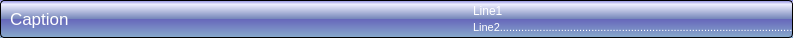
<?xml version="1.0" encoding="UTF-8"?>
<ui version="4.0">
 <class>QGradientPanel</class>
 <widget class="QWidget" name="QGradientPanel">
  <property name="geometry">
   <rect>
    <x>0</x>
    <y>0</y>
    <width>793</width>
    <height>38</height>
   </rect>
  </property>
  <property name="sizePolicy">
   <sizepolicy hsizetype="Preferred" vsizetype="Fixed">
    <horstretch>0</horstretch>
    <verstretch>0</verstretch>
   </sizepolicy>
  </property>
  <property name="windowTitle">
   <string>Form</string>
  </property>
  <property name="styleSheet">
   <string notr="true">color: white;
background-color: QLinearGradient( x1: 0, y1: 0, x2: 0, y2: 1, stop: 0 #88d, stop: 0.1 #eef, stop: 0.49 #78b, stop: 0.5 #66b, stop: 1 #8ac);
border-width: 1px;
border-color: #000;
border-style: solid;
border-radius: 4;

</string>
  </property>
  <layout class="QHBoxLayout" name="horizontalLayout_2">
   <property name="spacing">
    <number>0</number>
   </property>
   <property name="leftMargin">
    <number>10</number>
   </property>
   <property name="topMargin">
    <number>2</number>
   </property>
   <property name="rightMargin">
    <number>0</number>
   </property>
   <property name="bottomMargin">
    <number>2</number>
   </property>
   <item>
    <widget class="QLabel" name="lbCaption">
     <property name="minimumSize">
      <size>
       <width>0</width>
       <height>0</height>
      </size>
     </property>
     <property name="font">
      <font>
       <pointsize>13</pointsize>
      </font>
     </property>
     <property name="styleSheet">
      <string notr="true">border-style: none;
background-color: none;
background-image: none;
background-position: none;</string>
     </property>
     <property name="text">
      <string>Caption</string>
     </property>
    </widget>
   </item>
   <item>
    <widget class="QLabel" name="lbImage">
     <property name="sizePolicy">
      <sizepolicy hsizetype="Maximum" vsizetype="Minimum">
       <horstretch>0</horstretch>
       <verstretch>0</verstretch>
      </sizepolicy>
     </property>
     <property name="styleSheet">
      <string notr="true">border-style: none;
background-color: none;
background-image: none;
background-position: none;</string>
     </property>
     <property name="text">
      <string/>
     </property>
     <property name="scaledContents">
      <bool>false</bool>
     </property>
     <property name="alignment">
      <set>Qt::AlignRight|Qt::AlignTrailing|Qt::AlignVCenter</set>
     </property>
    </widget>
   </item>
   <item>
    <layout class="QVBoxLayout" name="verticalLayout">
     <property name="spacing">
      <number>0</number>
     </property>
     <item>
      <widget class="QLabel" name="lbInfo1">
       <property name="styleSheet">
        <string notr="true">border-style: none;
background-color: none;
background-image: none;
background-position: none;</string>
       </property>
       <property name="text">
        <string>Line1</string>
       </property>
       <property name="margin">
        <number>0</number>
       </property>
      </widget>
     </item>
     <item>
      <widget class="QLabel" name="lbInfo2">
       <property name="sizePolicy">
        <sizepolicy hsizetype="Fixed" vsizetype="Preferred">
         <horstretch>0</horstretch>
         <verstretch>0</verstretch>
        </sizepolicy>
       </property>
       <property name="font">
        <font>
         <pointsize>8</pointsize>
        </font>
       </property>
       <property name="styleSheet">
        <string notr="true">border-style: none;
background-color: none;
background-image: none;
background-position: none;</string>
       </property>
       <property name="text">
        <string>Line2................................................................................................</string>
       </property>
      </widget>
     </item>
    </layout>
   </item>
  </layout>
 </widget>
 <resources/>
 <connections/>
</ui>
